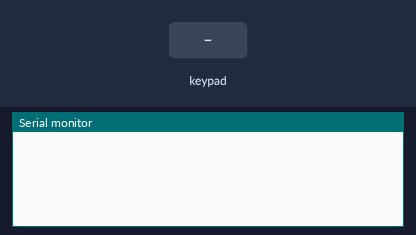
Recording of a sketch running on a simulated Arduino Uno, built with avr-gcc and run on an emulated ATmega328P. On the bench: the last lines printed to the serial monitor. The inputs (shaded band) are chosen by the test bench.

Above: at 1.2 s.
1.3 s: key '1' pressed
At 1.7 s:
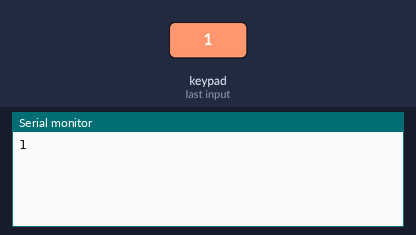
2.8 s: keypad keys 6 7 8 9 * pressed 0.4 s apart
At 5.3 s:
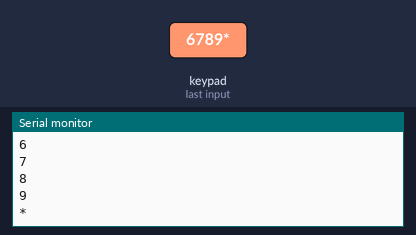
6.3 s: key '/' pressed
At 6.9 s:
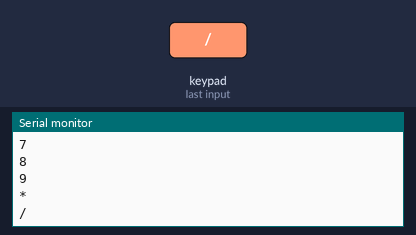
7.8 s: keypad keys 6 7 8 9 = pressed 0.4 s apart
At 10.6 s:
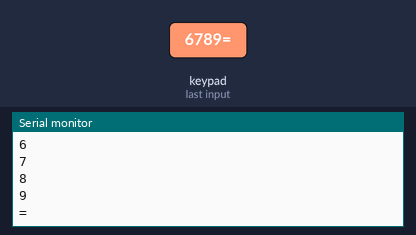
11.3 s: key '4' pressed
At 11.9 s:
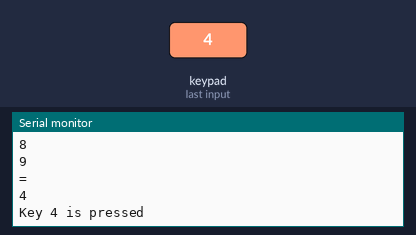
12.8 s: key 'C' pressed
At 14.2 s:
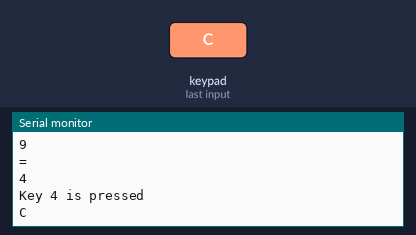
Timing chart, 0 to 15.3 s (numbered marks = the images above; inputs shaded):
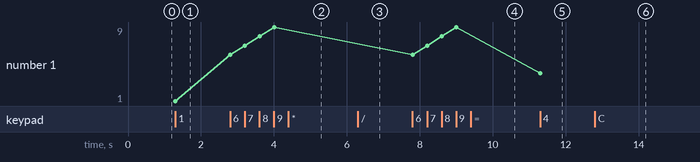

Measured:
- after the input at 1.3 s, the serial monitor: prints a new line at once (image 1)
- after the input at 2.8 s, the serial monitor: prints a new line at once (image 2)
- after the input at 6.3 s, the serial monitor: prints a new line at once (image 3)
- after the input at 7.8 s, the serial monitor: prints a new line at once (image 4)
- after the input at 11.3 s, the serial monitor: prints a new line at once (image 5)
- after the input at 12.8 s, the serial monitor: prints a new line at once (image 6)
- plotted number 1: 1 → 9 after the input at 2.8 s, 9 → 4 after the input at 11.3 s

The sketch:

keyMapping.ino
```cpp
#include <Keypad.h>

const byte ROWS = 4; //four rows
const byte COLS = 4; //fours columns
char keys[ROWS][COLS] = {
  {'1','2','3','/'},
  {'4','5','6','*'},
  {'7','8','9','-'},
  {'C','0','=','+'}
};

byte rowPins[ROWS] = {6, 7, 8, 9}; //connect to the row pinouts of the keypad
byte colPins[COLS] = {2, 3, 4, 5}; //connect to the column pinouts of the keypad

Keypad keypad = Keypad( makeKeymap(keys), rowPins, colPins, ROWS, COLS );

void setup(){
  Serial.begin(9600);
}

void loop(){
  char key = keypad.getKey();
    // just print the pressed key
   if (key){
    Serial.println(key);
  }

  // this checkes if 4 is pressed, then do something. Here  we print the text but you can control something.
  if (key =='4'){
    Serial.println("Key 4 is pressed");
  }
}
```
